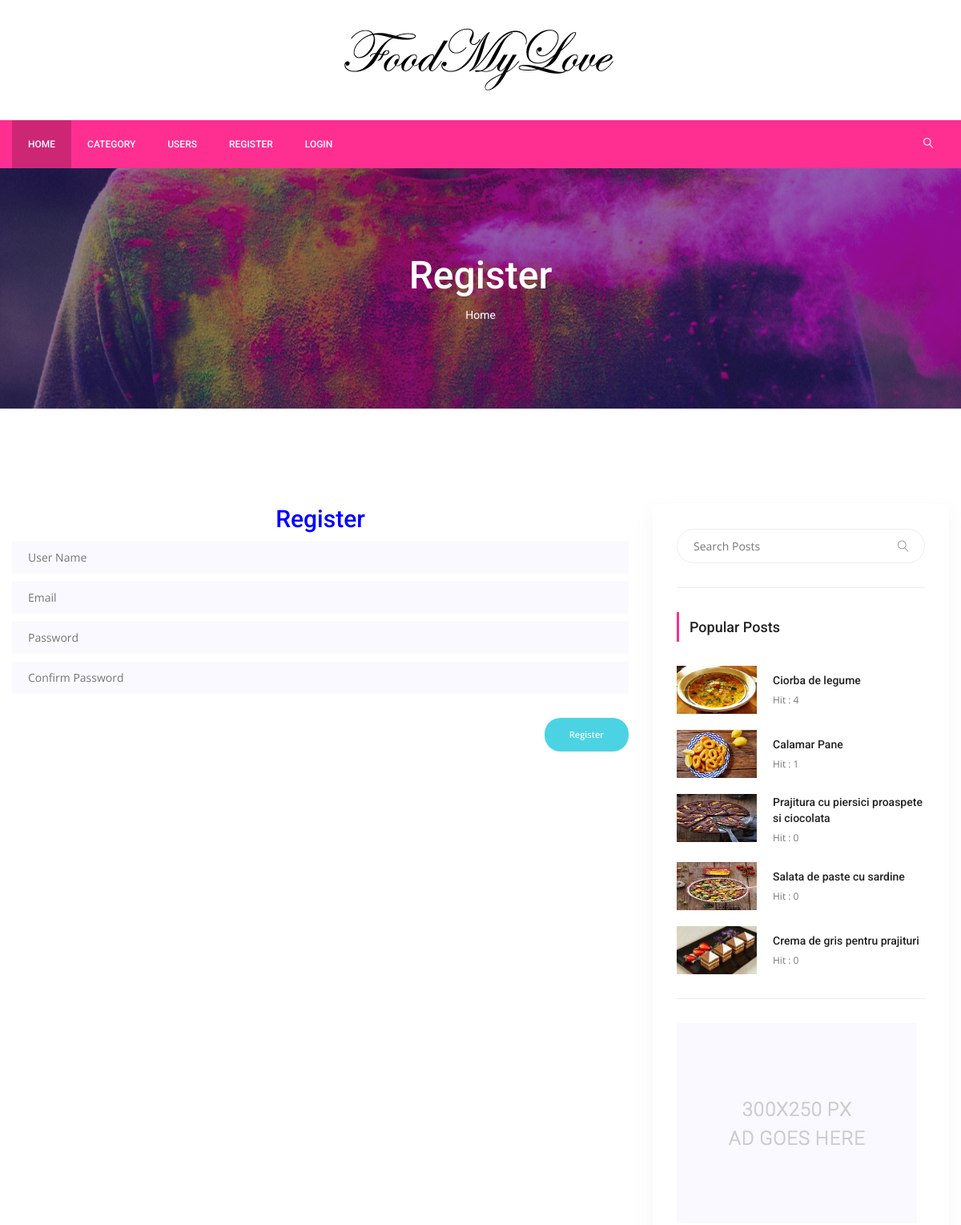
/users/register/ (upper part), run on an earlier commit of the app's database.
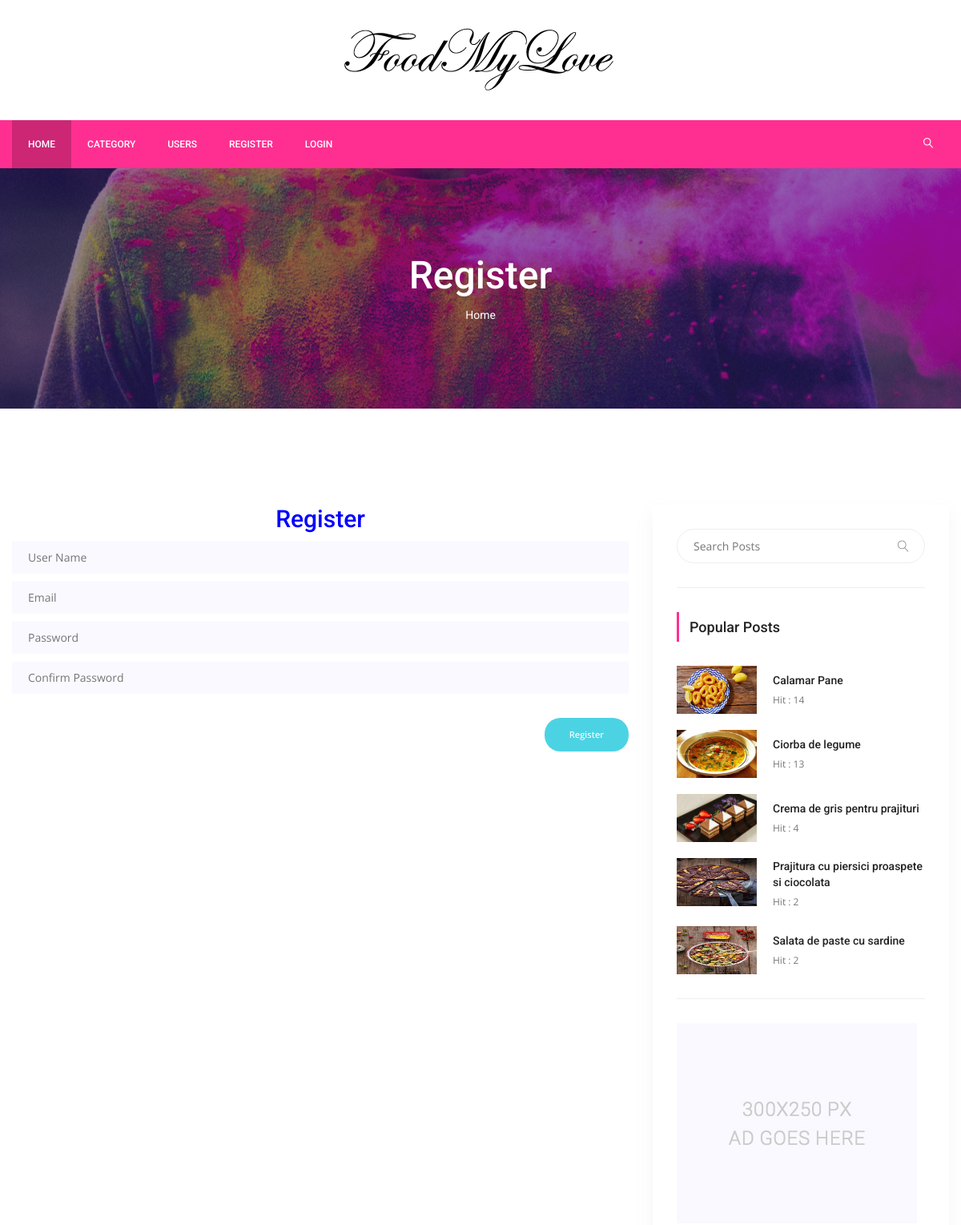
And on a later commit of the database.
### posts/models.py (models this page shows, shortened)
class Post(models.Model):
    title = models.CharField(max_length=150)
    content = models.TextField()
    publishing_date = models.DateTimeField(auto_now=True)
    image = models.ImageField(blank=True, null=True, upload_to='uploads/')
    user = models.ForeignKey(settings.AUTH_USER_MODEL,
                             on_delete=models.CASCADE)
    slug = models.SlugField(default='slug', editable=False)
    category = models.ForeignKey(Category,
                                 on_delete=models.CASCADE,
                                 default=1,
                                 related_name='posts')
    tag = models.ManyToManyField(Tag, related_name='posts', blank=True)
    slider_post = models.BooleanField(default=False)
    hit = models.PositiveIntegerField(default=0)

### users/views.py (the view)
# urls.py: path('register/', RegisterView.as_view(), name='register'),
class RegisterView(CreateView):
    template_name = 'users/register.html'
    form_class = RegisterForm
    success_url = '/'

### users/forms.py
class RegisterForm(UserCreationForm):
    username = forms.CharField(max_length=60)
    email = forms.EmailField(max_length=50)
    password1 = forms.CharField()
    password2 = forms.CharField()
    class Meta(UserCreationForm):
        model = User
        fields = ('username', 'email', 'password1', 'password2')

### posts/models.py (called while the page is built)
    def post_count(self):
        return self.posts.all().count()

    def __str__(self):
        return self.title

### posts/templatetags/custom_tags.py (called while the page is built)
@register.simple_tag(name='categories')
def all_categories():
    return Category.objects.all()

@register.simple_tag(name='tags')
def all_tags():
    return Tag.objects.all()

@register.simple_tag(name='hit_posts')
def hit_posts():
    return Post.objects.order_by('-hit')[:5]

### templates/users/register.html (shortened to what this page needs)
{% extends 'base.html' %}
{% load static %}
{% block content %}
        <section class="banner_area">
            <div class="banner_inner d-flex align-items-center">
            	<div class="overlay bg-parallax" data-stellar-ratio="0.9" data-stellar-vertical-offset="0" data-background=""></div>
				<div class="container">
					<div class="banner_content text-center">
						<h2>Register</h2>
						<div class="page_link">
							<a href="{% url 'index' %}">Home</a>
						</div>
					</div>
				</div>
            </div>
        </section>
        <section class="blog_area p_120">
            <div class="container">
                <div class="row">
                    <div class="col-lg-8">
                        <h2 style="text-align: center; color: blue;">Register</h2>
                        <div class="blog_left_sidebar">
                            <form method="POST">
                                <div class="mt-10">
                                    <input type="text" name="username" placeholder="User Name" onfocus="this.placeholder = ''" onblur="this.placeholder = 'User Name'" required="" class="single-input">
                                </div>
                                <div class="mt-10">
                                    <input type="text" name="email" placeholder="Email" onfocus="this.placeholder = ''" onblur="this.placeholder = 'Email'" required="" class="single-input">
                                </div>
                                <div class="mt-10">
                                    <input type="password" name="password1" placeholder="Password" onfocus="this.placeholder = ''" onblur="this.placeholder = 'Password'" required="" class="single-input">
                                </div>
                                <div class="mt-10">
                                    <input type="password" name="password2" placeholder="Confirm Password" onfocus="this.placeholder = ''" onblur="this.placeholder = 'Confirm Password'" required="" class="single-input">
                                </div>
                                <input type="submit" class="genric-btn success circle" style= "float: right; margin-top: 30px;"value="Register">
                            </form>
                        </div>
                    </div>
                    {% include 'right_side.html' %}
                </div>
            </div>
        </section>
        {% endblock %}

### templates/right_side.html (shortened to what this page needs)
{% load static %}
{% load custom_tags %}
 <div class="col-lg-4">
    <div class="blog_right_sidebar">
        <aside class="single_sidebar_widget search_widget">
            <form action="{% url 'search' %}" method="GET">
                <div class="input-group">
                    <input type="text" class="form-control" placeholder="Search Posts" name='q'>
                    <span class="input-group-btn">
                        <button class="btn btn-default" type="button"><i class="lnr lnr-magnifier"></i></button>
                    </span>
                </div>
            </form>
            <div class="br"></div>
        </aside>
        <aside class="single_sidebar_widget popular_post_widget">
            <h3 class="widget_title">Popular Posts</h3>
            {% hit_posts as posts %}
            {% for post in posts %}
            <div class="media post_item">
                <img src="{{ post.image.url }}" alt="post" style="width: 100px; height: 60px;">
                <div class="media-body">
                    <a href="{% url 'detail' post.pk post.slug %}"><h3>{{ post.title }}</h3></a>
                    <p>Hit : {{ post.hit }}</p>
                </div>
            </div>
            {% endfor %}
            <div class="br"></div>
        </aside>
        <aside class="single_sidebar_widget">
            <a href="#"><img class="img-fluid" src="{% static "img/blog/add.jpg" %}" alt=""></a>
        </aside>
    </div>
</div>

What changed in the data, as far as the page shows it:
changed Post "Calamar Pane": hit "1" → "14"; moves up the list
changed Post "Ciorba de legume": hit "4" → "13"
changed Post "Crema de gris pentru prajituri": hit "0" → "4"; moves up the list
changed Post "Prajitura cu piersici proaspete si ciocolata": hit "0" → "2"
changed Post "Salata de paste cu sardine": hit "0" → "2"
